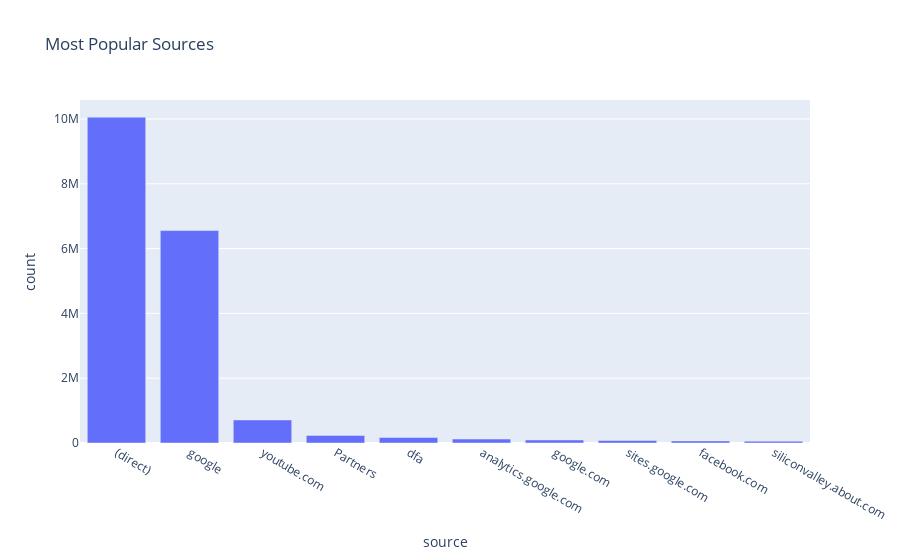

The notebook cell this image was saved under:
### Code cell
fig = px.bar(print_popular_stats(df, "source"), x='source', y='count', title='Most Popular Sources')
fig.show()

### Figure 1 — Plotly figure (JSON) as saved in the notebook; plotly's stock layout.template omitted (floating-point values rounded to 4 significant figures)
{"data": [{"alignmentgroup": "True", "hovertemplate": "source=%{x}<br>count=%{y}<extra></extra>", "legendgroup": "", "marker": {"color": "#636efa", "pattern": {"shape": ""}}, "name": "", "offsetgroup": "", "orientation": "v", "showlegend": false, "textposition": "auto", "type": "bar", "x": ["(direct)", "google", "youtube.com", "Partners", "dfa", "analytics.google.com", "google.com", "sites.google.com", "facebook.com", "siliconvalley.about.com"], "xaxis": "x", "y": [10057087, 6556926, 711467, 234174, 169734, 121825, 93325, 78406, 64102, 57776], "yaxis": "y"}], "layout": {"barmode": "relative", "legend": {"tracegroupgap": 0}, "title": {"text": "Most Popular Sources"}, "xaxis": {"anchor": "y", "domain": [0, 1], "title": {"text": "source"}}, "yaxis": {"anchor": "x", "domain": [0, 1], "title": {"text": "count"}}}}
